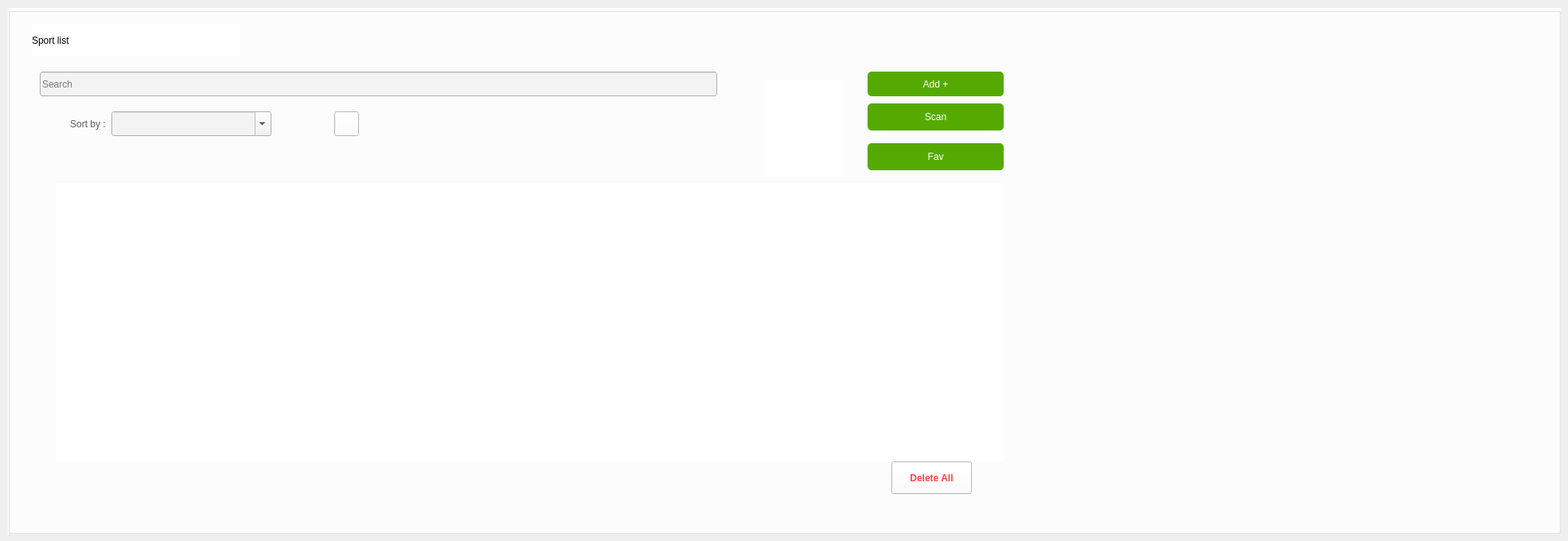
      <widget class="QWidget" name="tabsport">
       <widget class="QGroupBox" name="groupBox_13">
        <property name="geometry">
         <rect>
          <x>10</x>
          <y>10</y>
          <width>1951</width>
          <height>661</height>
         </rect>
        </property>
        <property name="styleSheet">
         <string notr="true">background-color: rgb(255, 255, 255);
border-color: rgb(255, 255, 255);</string>
        </property>
        <property name="title">
         <string/>
        </property>
        <widget class="QComboBox" name="sort_Sport">
         <property name="geometry">
          <rect>
           <x>130</x>
           <y>130</y>
           <width>201</width>
           <height>31</height>
          </rect>
         </property>
         <property name="styleSheet">
          <string notr="true">background-color: rgb(243, 243, 243);</string>
         </property>
         <property name="editable">
          <bool>true</bool>
         </property>
         <item>
          <property name="text">
           <string/>
          </property>
         </item>
         <item>
          <property name="text">
           <string>id</string>
          </property>
         </item>
         <item>
          <property name="text">
           <string>nom</string>
          </property>
         </item>
         <item>
          <property name="text">
           <string>age</string>
          </property>
         </item>
         <item>
          <property name="text">
           <string>description</string>
          </property>
         </item>
         <item>
          <property name="text">
           <string>frequence</string>
          </property>
         </item>
         <item>
          <property name="text">
           <string>nb_sportif</string>
          </property>
         </item>
        </widget>
        <widget class="QPushButton" name="ajouter_Sport">
         <property name="geometry">
          <rect>
           <x>1080</x>
           <y>80</y>
           <width>171</width>
           <height>31</height>
          </rect>
         </property>
         <property name="styleSheet">
          <string notr="true">background-color: rgb(85, 170, 0);
font: 9pt &quot;MS Shell Dlg 2&quot;;
color: rgb(255, 255, 255);
border-radius: 5px;</string>
         </property>
         <property name="text">
          <string>Add +</string>
         </property>
        </widget>
        <widget class="QLineEdit" name="search_Sport">
         <property name="geometry">
          <rect>
           <x>40</x>
           <y>80</y>
           <width>851</width>
           <height>31</height>
          </rect>
         </property>
         <property name="styleSheet">
          <string notr="true">background-color: rgb(243, 243, 243);</string>
         </property>
         <property name="text">
          <string/>
         </property>
         <property name="placeholderText">
          <string>Search</string>
         </property>
        </widget>
        <widget class="QPushButton" name="delete_all_Sport">
         <property name="geometry">
          <rect>
           <x>1290</x>
           <y>650</y>
           <width>31</width>
           <height>31</height>
          </rect>
         </property>
         <property name="styleSheet">
          <string notr="true">font: 9pt &quot;poppins&quot;;
color: rgb(238, 24, 27);</string>
         </property>
         <property name="text">
          <string/>
         </property>
         <property name="icon">
          <iconset>
           <normaloff>:/img/poubelle.png</normaloff>:/img/poubelle.png</iconset>
         </property>
         <property name="iconSize">
          <size>
           <width>33</width>
           <height>33</height>
          </size>
         </property>
         <property name="flat">
          <bool>true</bool>
         </property>
        </widget>
        <widget class="QLabel" name="label_85">
         <property name="geometry">
          <rect>
           <x>30</x>
           <y>20</y>
           <width>261</width>
           <height>41</height>
          </rect>
         </property>
         <property name="styleSheet">
          <string notr="true">font: 15pt &quot;Poppins&quot;;</string>
         </property>
         <property name="text">
          <string>Sport list</string>
         </property>
        </widget>
        <widget class="QPushButton" name="pdf_Sport">
         <property name="geometry">
          <rect>
           <x>360</x>
           <y>130</y>
           <width>31</width>
           <height>31</height>
          </rect>
         </property>
         <property name="text">
          <string/>
         </property>
         <property name="icon">
          <iconset resource="assets.qrc">
           <normaloff>:/img/img/pdf.png</normaloff>:/img/img/pdf.png</iconset>
         </property>
         <property name="iconSize">
          <size>
           <width>33</width>
           <height>33</height>
          </size>
         </property>
         <property name="flat">
          <bool>true</bool>
         </property>
        </widget>
        <widget class="QPushButton" name="stat_Sport">
         <property name="geometry">
          <rect>
           <x>420</x>
           <y>150</y>
           <width>31</width>
           <height>31</height>
          </rect>
         </property>
         <property name="text">
          <string/>
         </property>
         <property name="icon">
          <iconset>
           <normaloff>:/img/stat.png</normaloff>:/img/stat.png</iconset>
         </property>
         <property name="iconSize">
          <size>
           <width>27</width>
           <height>27</height>
          </size>
         </property>
         <property name="flat">
          <bool>true</bool>
         </property>
        </widget>
        <widget class="QTableView" name="tableView_Sport">
         <property name="geometry">
          <rect>
           <x>60</x>
           <y>220</y>
           <width>1191</width>
           <height>351</height>
          </rect>
         </property>
         <property name="styleSheet">
          <string notr="true">
QTableView {
    color: black;
    font: 14px;
border: none;
}

QHeaderView{
	background-color:#F1F6FE;
border-bottom: 2px solid;
border-bottom-color: #437FF7;
color: #437FF7;
 height: 50px;
    font: 18px;

}
QHeaderView::vertical{
display:none;
}
QTableView::item{
    border:none;
}
QTableView::item:focus{
    background-color: #F1F6FE;
	color :#437FF7;

	border-color: rgb(255, 255, 255);
}
QScrollBar:vertical {
    background-color: #FFF;
	border: none;
}
 QScrollBar::handle:vertical {
    background-color: #F1F6FE;
border-radius:10px;

 }
QScrollBar:horizontal {
   background-color: #FFF;
	border: none;
}
 QScrollBar::handle:horizontal {
       background-color: #F1F6FE;
border-radius:10px;
 }</string>
         </property>
         <property name="frameShape">
          <enum>QFrame::NoFrame</enum>
         </property>
         <property name="frameShadow">
          <enum>QFrame::Plain</enum>
         </property>
         <property name="lineWidth">
          <number>1</number>
         </property>
         <property name="autoScrollMargin">
          <number>15</number>
         </property>
         <property name="alternatingRowColors">
          <bool>true</bool>
         </property>
         <property name="showGrid">
          <bool>false</bool>
         </property>
         <property name="gridStyle">
          <enum>Qt::SolidLine</enum>
         </property>
         <property name="sortingEnabled">
          <bool>false</bool>
         </property>
         <attribute name="horizontalHeaderVisible">
          <bool>false</bool>
         </attribute>
         <attribute name="horizontalHeaderCascadingSectionResizes">
          <bool>true</bool>
         </attribute>
         <attribute name="horizontalHeaderMinimumSectionSize">
          <number>34</number>
         </attribute>
         <attribute name="horizontalHeaderDefaultSectionSize">
          <number>110</number>
         </attribute>
         <attribute name="horizontalHeaderHighlightSections">
          <bool>true</bool>
         </attribute>
         <attribute name="horizontalHeaderShowSortIndicator" stdset="0">
          <bool>true</bool>
         </attribute>
         <attribute name="verticalHeaderVisible">
          <bool>false</bool>
         </attribute>
         <attribute name="verticalHeaderMinimumSectionSize">
          <number>45</number>
         </attribute>
         <attribute name="verticalHeaderDefaultSectionSize">
          <number>55</number>
         </attribute>
         <attribute name="verticalHeaderHighlightSections">
          <bool>false</bool>
         </attribute>
        </widget>
        <widget class="QPushButton" name="sort_button_Sport">
         <property name="geometry">
          <rect>
           <x>70</x>
           <y>130</y>
           <width>61</width>
           <height>31</height>
          </rect>
         </property>
         <property name="styleSheet">
          <string notr="true">color: rgb(95, 95, 95);</string>
         </property>
         <property name="text">
          <string>Sort by :</string>
         </property>
         <property name="flat">
          <bool>true</bool>
         </property>
        </widget>
        <widget class="QPushButton" name="search_button_Sport">
         <property name="geometry">
          <rect>
           <x>860</x>
           <y>80</y>
           <width>31</width>
           <height>31</height>
          </rect>
         </property>
         <property name="styleSheet">
          <string notr="true">color: rgb(255, 255, 255);
background-color: rgb(67, 127, 247);</string>
         </property>
         <property name="text">
          <string/>
         </property>
         <property name="icon">
          <iconset resource="assets.qrc">
           <normaloff>:/img/img/ic_search.svg</normaloff>:/img/img/ic_search.svg</iconset>
         </property>
         <property name="iconSize">
          <size>
           <width>15</width>
           <height>15</height>
          </size>
         </property>
         <property name="flat">
          <bool>true</bool>
         </property>
        </widget>
        <widget class="QPushButton" name="scan_Sporrt">
         <property name="geometry">
          <rect>
           <x>1080</x>
           <y>120</y>
           <width>171</width>
           <height>34</height>
          </rect>
         </property>
         <property name="styleSheet">
          <string notr="true">background-color: rgb(85, 170, 0);
font: 9pt &quot;MS Shell Dlg 2&quot;;
color: rgb(255, 255, 255);
border-radius: 5px;</string>
         </property>
         <property name="text">
          <string>Scan</string>
         </property>
        </widget>
        <widget class="QPushButton" name="stat_Sport_2">
         <property name="geometry">
          <rect>
           <x>410</x>
           <y>130</y>
           <width>31</width>
           <height>31</height>
          </rect>
         </property>
         <property name="text">
          <string/>
         </property>
         <property name="icon">
          <iconset resource="assets.qrc">
           <normaloff>:/img/img/stat.png</normaloff>:/img/img/stat.png</iconset>
         </property>
         <property name="iconSize">
          <size>
           <width>32</width>
           <height>32</height>
          </size>
         </property>
        </widget>
        <widget class="QPushButton" name="sp">
         <property name="geometry">
          <rect>
           <x>1080</x>
           <y>170</y>
           <width>171</width>
           <height>34</height>
          </rect>
         </property>
         <property name="styleSheet">
          <string notr="true">background-color: rgb(85, 170, 0);
font: 9pt &quot;MS Shell Dlg 2&quot;;
color: rgb(255, 255, 255);
border-radius: 5px;</string>
         </property>
         <property name="text">
          <string>Fav</string>
         </property>
        </widget>
        <widget class="QLabel" name="te">
         <property name="geometry">
          <rect>
           <x>950</x>
           <y>90</y>
           <width>101</width>
           <height>121</height>
          </rect>
         </property>
         <property name="text">
          <string/>
         </property>
        </widget>
        <widget class="QPushButton" name="add_deleteAll_2">
         <property name="geometry">
          <rect>
           <x>1110</x>
           <y>570</y>
           <width>101</width>
           <height>41</height>
          </rect>
         </property>
         <property name="font">
          <font>
           <pointsize>9</pointsize>
           <weight>75</weight>
           <bold>true</bold>
          </font>
         </property>
         <property name="styleSheet">
          <string notr="true">order-radius :5px; 
color : #F74343;</string>
         </property>
         <property name="text">
          <string>Delete All</string>
         </property>
        </widget>
       </widget>
      </widget>
